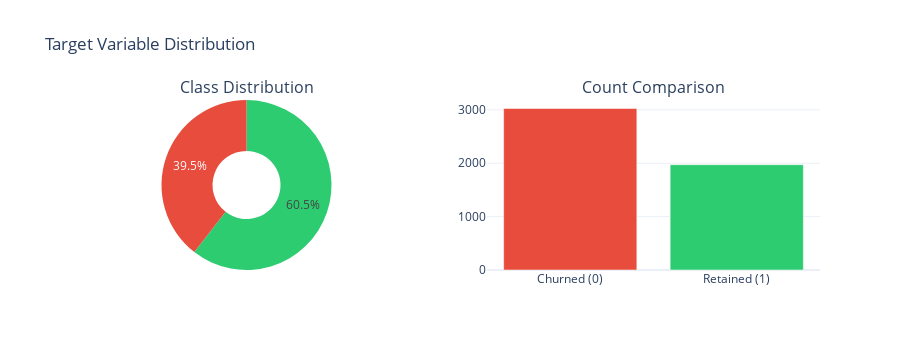

The code cell stored with this chart in its notebook:
### Markdown cell above
## 3.4 Target Variable Analysis

Understanding target distribution is critical for:
- **Class imbalance** affects model training and evaluation metrics
- **Business context** helps interpret what we're trying to predict
- **Sampling strategies** depend on imbalance severity

### Code cell
print("=" * 60)
print(f"TARGET VARIABLE DISTRIBUTION: {findings.target_column}")
print("=" * 60)

if findings.target_column and findings.target_column in df.columns:
    target_series = df[findings.target_column]
    target_counts = target_series.value_counts().sort_index()
    
    # Create distribution table
    dist_data = []
    for val, count in target_counts.items():
        pct = count / len(df) * 100
        dist_data.append({
            findings.target_column: val,
            "count": count,
            "percentage": f"{pct:.3f}"
        })
    
    dist_df = pd.DataFrame(dist_data)
    display(dist_df)
    
    # Calculate imbalance metrics
    if len(target_counts) == 2:
        majority = target_counts.max()
        minority = target_counts.min()
        minority_class = target_counts.idxmin()
        imbalance_ratio = majority / minority
        retention_rate = target_counts.get(1, 0) / len(df) * 100
        
        print(f"\nImbalance ratio: {imbalance_ratio:.2f}:1 (minority class: {minority_class})")
        print(f"Retention rate: {retention_rate:.1f}%")
        
        # Business context
        if retention_rate > 70:
            print(f"\n📊 Business Context: {retention_rate:.0f}% retention is healthy!")
            print("   Churned customers are the minority class we want to predict.")
        elif retention_rate > 50:
            print(f"\n📊 Business Context: {retention_rate:.0f}% retention is moderate.")
            print("   Balanced focus on both retention and churn prediction.")
        else:
            print(f"\n⚠️ Business Context: {retention_rate:.0f}% retention is concerning!")
            print("   High churn rate requires urgent attention.")
        
        # Modeling recommendations based on imbalance
        print("\n⚠️  Class imbalance considerations for modeling:")
        print("   - Use stratified sampling for train/test splits")
        print("   - Consider class weights in model training")
        print("   - Evaluate with Precision-Recall AUC (not just ROC-AUC)")
        print("   - Focus on recall for churned class (catch at-risk customers)")
        
        # Add imbalance strategy recommendation
        if imbalance_ratio < 3:
            strategy = "stratified_sampling"
            rationale = f"Mild imbalance ({imbalance_ratio:.2f}:1) - stratified sampling sufficient"
            print("   - SMOTE not needed (imbalance is mild)")
        elif imbalance_ratio < 5:
            strategy = "class_weights"
            rationale = f"Moderate imbalance ({imbalance_ratio:.2f}:1) - use class weights"
            print("   - SMOTE may not be necessary (imbalance is moderate)")
        else:
            strategy = "smote"
            rationale = f"Severe imbalance ({imbalance_ratio:.2f}:1) - consider SMOTE"
            print("   - Consider SMOTE or undersampling (imbalance is severe)")
        
        registry.add_bronze_imbalance_strategy(
            target_column=findings.target_column,
            imbalance_ratio=imbalance_ratio,
            minority_class=minority_class,
            strategy=strategy,
            rationale=rationale,
            source_notebook="03_quality_assessment"
        )
        
        # Visualization
        fig = make_subplots(rows=1, cols=2, specs=[[{"type": "pie"}, {"type": "bar"}]],
                           subplot_titles=["Class Distribution", "Count Comparison"])
        
        labels = [f"{'Retained' if v == 1 else 'Churned'} ({v})" for v in target_counts.index]
        fig.add_trace(go.Pie(labels=labels, values=target_counts.values, hole=0.4,
                            marker_colors=["#2ecc71", "#e74c3c"]), row=1, col=1)
        fig.add_trace(go.Bar(x=labels, y=target_counts.values,
                            marker_color=["#e74c3c", "#2ecc71"]), row=1, col=2)
        
        fig.update_layout(height=350, title_text="Target Variable Distribution",
                         showlegend=False, template="plotly_white")
        display_figure(fig)
    else:
        print(f"\nMulticlass target with {len(target_counts)} classes")
        
        fig = go.Figure(go.Bar(x=[str(v) for v in target_counts.index], y=target_counts.values,
                               marker_color=px.colors.qualitative.Set2[:len(target_counts)]))
        fig.update_layout(height=350, title_text="Target Variable Distribution",
                         xaxis_title=findings.target_column, yaxis_title="Count",
                         template="plotly_white")
        display_figure(fig)
else:
    print("\n⚠️ No target column detected or specified.")
    print("   Set target_hint parameter in DataExplorer.explore() or")
    print("   manually specify in findings.target_column")

### Figure 1 — Plotly figure (JSON) as saved in the notebook; plotly's stock layout.template omitted (floating-point values rounded to 4 significant figures)
{"data": [{"domain": {"x": [0, 0.45], "y": [0, 1]}, "hole": 0.4, "labels": ["Churned (0)", "Retained (1)"], "marker": {"colors": ["#2ecc71", "#e74c3c"]}, "type": "pie", "values": [3025, 1973]}, {"marker": {"color": ["#e74c3c", "#2ecc71"]}, "type": "bar", "x": ["Churned (0)", "Retained (1)"], "xaxis": "x", "y": [3025, 1973], "yaxis": "y"}], "layout": {"annotations": [{"font": {"size": 16}, "showarrow": false, "text": "Class Distribution", "x": 0.225, "xanchor": "center", "xref": "paper", "y": 1, "yanchor": "bottom", "yref": "paper"}, {"font": {"size": 16}, "showarrow": false, "text": "Count Comparison", "x": 0.775, "xanchor": "center", "xref": "paper", "y": 1, "yanchor": "bottom", "yref": "paper"}], "height": 350, "showlegend": false, "title": {"text": "Target Variable Distribution"}, "xaxis": {"anchor": "y", "domain": [0.55, 1]}, "yaxis": {"anchor": "x", "domain": [0, 1]}}}
